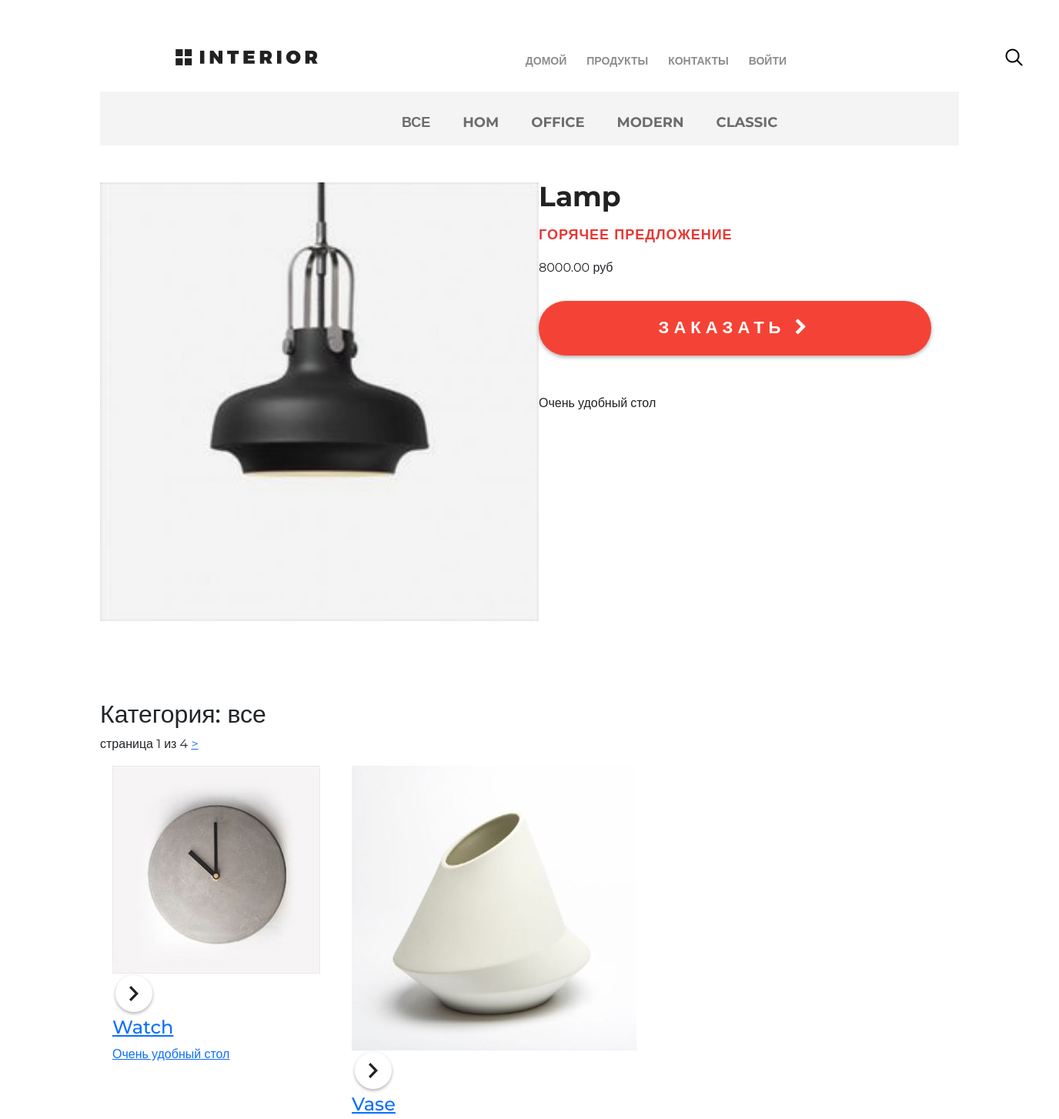
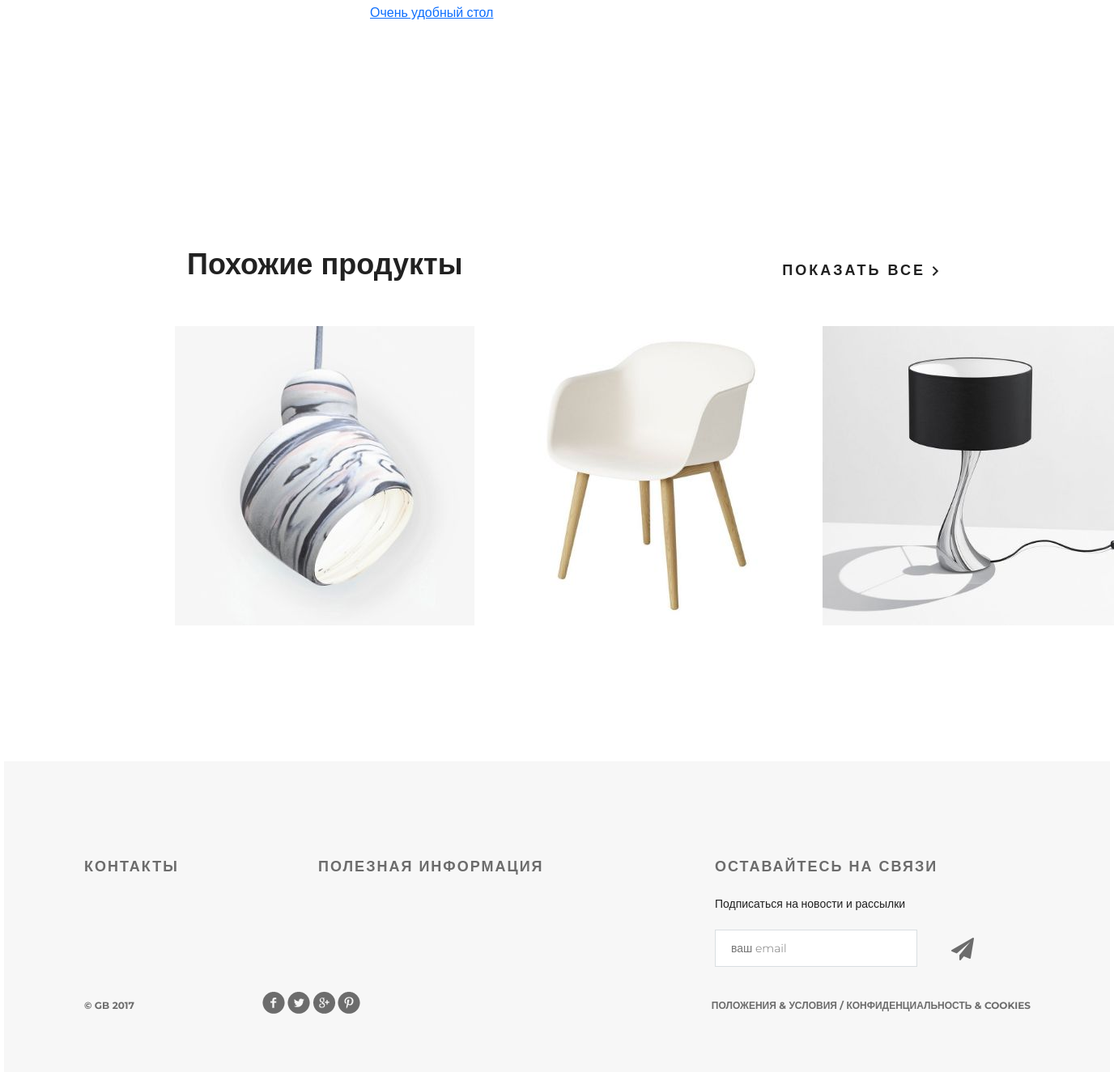
Screenshot of /products/category/0/ with the database file from the repository (2 pictures, top to bottom).
### mainapp/models.py (models this page shows, shortened)
class ProductCategory(models.Model):
    objects = []
    name = models.CharField(
        max_length=64,
        unique=True,
        verbose_name='имя'
    )
    description = models.TextField(
        verbose_name='описание',
        blank=True
    )
    created = models.DateTimeField(
        auto_now_add=True
    )
    updated = models.DateTimeField(
        auto_now=True
    )

class Product(models.Model):
    objects = []
    category = models.ForeignKey(
        ProductCategory,
        on_delete=models.CASCADE,
        verbose_name='категория'
    )
    name = models.CharField(
        verbose_name='имя продукта',
        max_length=128
    )
    image = models.ImageField(
        upload_to='products_img',
        blank=True
    )
    short_desc = models.CharField(
        max_length=128,
        verbose_name='краткое описание',
        blank=True
    )
    description = models.TextField(
        verbose_name='описание продукта',
        blank=True,
        max_length=500
    )
    price = models.DecimalField(
        verbose_name='цена продукта',
        max_digits=8,
        decimal_places=2,
        default=0
    )
    quantity = models.PositiveIntegerField(
        verbose_name='количество на складе',
        default=0
    )

### mainapp/views.py (the view)
# urls.py: path('products/', include(urls, namespace='products')),
def products(request, pk=None, page=1):
    title = 'продукты'
    category = ''
    products = ''
    categories = ProductCategory.objects.all()
    basket = get_basket(request.user)
    if pk is not None:
        if pk == 0:
            products = Product.objects.all().order_by('price')
            category = {
                'name': 'все',
                'pk': 0
            }
        else:
            category = get_object_or_404(ProductCategory, pk=pk)
            products = Product.objects.filter(category_id__pk=pk).order_by('price')
        paginator = Paginator(products, 2)
        try:
            products_paginator = paginator.page(page)
        except PageNotAnInteger:
            products_paginator = paginator.page(1)
        except EmptyPage:
            products_paginator = paginator.page(paginator.num_pages)
    hot_product = get_hot_product()
    same_products = get_same_products(hot_product)
    context = {
        'title': title,
        'categories': categories,
        'category': category,
        'products': products_paginator,
        'basket': basket,
        'hot_product': hot_product,
        'same_products': same_products,
    }
    return render(request, 'mainapp/products_list.html', context=context)

### mainapp/views.py (called while the page is built)
def get_basket(user):
    if user.is_authenticated:
        return Basket.objects.filter(user=user)
    else:
        return []

def get_hot_product():
    products = Product.objects.all()
    return random.sample(list(products), 1)[0]

def get_same_products(hot_products):
    same_products = Product.objects.filter(category=hot_products.category).exclude(pk=hot_products.pk)[:3]
    return same_products

### mainapp/templates/mainapp/products_list.html (shortened to what this page needs)
{% extends 'base.html' %}
{% load static %}
{% block header %}
      <div class="hero-white">
         {% include 'includes/inc_header_index.html' %}
      </div>
{% endblock %}
{% block content %}
      <div class="details">
         <div class="links clearfix">
                {% include 'mainapp/inc_header_products.html' %}
         </div>
        <div class="row my-5">
            <div class="col-6">
                <div class="slider-product">
                  <img src="/media/{{ hot_product.image }}" class="w-100">
                </div>
                <div class="slider-control ml-2 my-3"></div>
			</div>
			<div class="col-6">
				<h3 class="big-bold">{{ hot_product.name }}</h3>
				<h3 class="red">горячее предложение</h3>
				<p class="price">{{ hot_product.price }} <span>руб</span></p>
				<a href="{% url 'basket:add' hot_product.pk %}" class="red-button">
				  заказать <i class="fa fa-chevron-right" aria-hidden="true"></i>
				</a>
				<div class="description-text">
				  {{ hot_product.description }}
				</div>
            </div>
            <h2>
                Категория: {{ category.name }}
            </h2>
            <div class="paginator">
                <span class="current">
                    страница {{ products.number }} из {{ products.paginator.num_pages }}
                </span>
                {% if products.has_next %}
                    <a href="{% url 'products:page' category.pk products.next_page_number %}">
                      >
                    </a>
                {% endif %}
            </div>
            <div class="category-products row">
              {% for product in products %}
                <div class="block w-25 my-3 mx-3">
                  <a href="{% url 'products:product' product.pk %}">
                    <img src="/media/{{ product.image }}" alt="{{ product.short_desc }}">
                    <div class="text">
                      <img src="{% static 'img/icon-hover.png' %}" alt="hover">
                      <h4>{{ product.name }}</h4>
                      <p>{{ product.description }} </p>
                    </div>
                  </a>
                </div>
              {% endfor %}
            </div>
         <div class="related">
            <div class="title clearfix">
               <h2>Похожие продукты</h2>
               <a class="explore" href="#">показать все <img src="/static/img/arrow.png" alt=""></a>
            </div>
            <div class="related-products clearfix">
               <div class="block">
                  <a href="#"><img src="/static/img/product-11.jpg" alt="">
                  </a>
               </div>
               <div class="block">
                  <a href="#"><img src="/static/img/product-21.jpg" alt="">
                  </a>
               </div>
               <div class="block">
                  <a href="#"><img src="/static/img/product-31.jpg" alt="">
                  </a>
               </div>
            </div>
         </div>
		</div>
      </div>
{% endblock %}

### geekshop/templates/base.html (shortened to what this page needs)
<!DOCTYPE html>
{% load static %}
<html>
<head>
	<link href="https://cdn.jsdelivr.net/npm/bootstrap@5.0.0/dist/css/bootstrap.min.css" rel="stylesheet"
>
	<link rel="stylesheet" type="text/css" href="{% static 'style.css' %}">
	<link rel="stylesheet" href="{% static 'fonts/font-awesome/css/font-awesome.css' %}">
</head>
<body>
	<div class="container">
		{% block header %}
		{% endblock %}
		{% block content %}
		{% endblock %}
		<div class="clr"></div>
	</div>
	{% block footer %}
		<div class="footer">
			<div class="clearfix">
				<div class="text-footer">
					<h3>контакты</h3>
				</div>
				<div class="text-footer">
					<h3>полезная информация</h3>
				</div>
				<div class="text-footer clearfix">
					<h3>Оставайтесь на связи</h3>
					<p>Подписаться на новости и рассылки</p>
					<form>
						<input type="email" name="email" placeholder="ваш email">
						<a href="#"><i class="fa fa-paper-plane fa-2x" aria-hidden="true"></i></a>
					</form>
				</div>
			</div>
			<p class="small">&copy; GB 2017</p>
			<div class="social">
				<a href="#" class="social1"></a>
				<a href="#" class="social2"></a>
				<a href="#" class="social3"></a>
				<a href="#" class="social4"></a>
			</div>
			<p class="small">Положения &amp; Условия  /  Конфиденциальность &amp; Cookies</p>
		</div>
	{% endblock %}
</body>
</html>

### geekshop/templates/includes/inc_header_index.html (shortened to what this page needs)
<div class="header clearfix">
    <a href="{% url 'main' %}" class="logo"></a>
        <ul class="menu">
            <li><a href="{% url 'main' %}" class="">домой</a></li>
            <li><a href="{% url 'products:category' 0 %}" class="">продукты</a></li>
            <li><a href="{% url 'contacts' %}" class="">контакты</a></li>
                <li>
                    {% if user.is_authenticated %}
                        <a href="{% url 'auth:logout' %}">выйти</a>
                    {% else %}
                        <a href="{% url 'auth:login' %}">войти</a>
                    {% endif %}
                </li>
        </ul>
    <a href="#" class="search"></a>
</div>

### mainapp/templates/mainapp/inc_header_products.html (shortened to what this page needs)
<ul class="links-menu">
    <li>
        <a href="{% url 'products:category' 0 %}"
           class="">
            все
        </a>
    </li>
    {% for link in categories %}
        <li>
            <a href="{% url 'products:category' link.pk %}"
               class="">
                {{ link.name }}
            </a>
        </li>
    {% endfor %}
</ul>

### rows the page displays
ProductCategory: name "HOM"
ProductCategory: name "OFFICE"
ProductCategory: name "MODERN"
ProductCategory: name "CLASSIC"
Product: image (picture), name "Lamp", price "8000.00", description "Очень удобный стол"
Product: image (picture), name "Watch", description "Очень удобный стол"
Product: image (picture), name "Vase", description "Очень удобный стол"

### other values shown
{{ category.name }} "все"
{{ products.number }} "1"
{{ products.paginator.num_pages }} "4"
